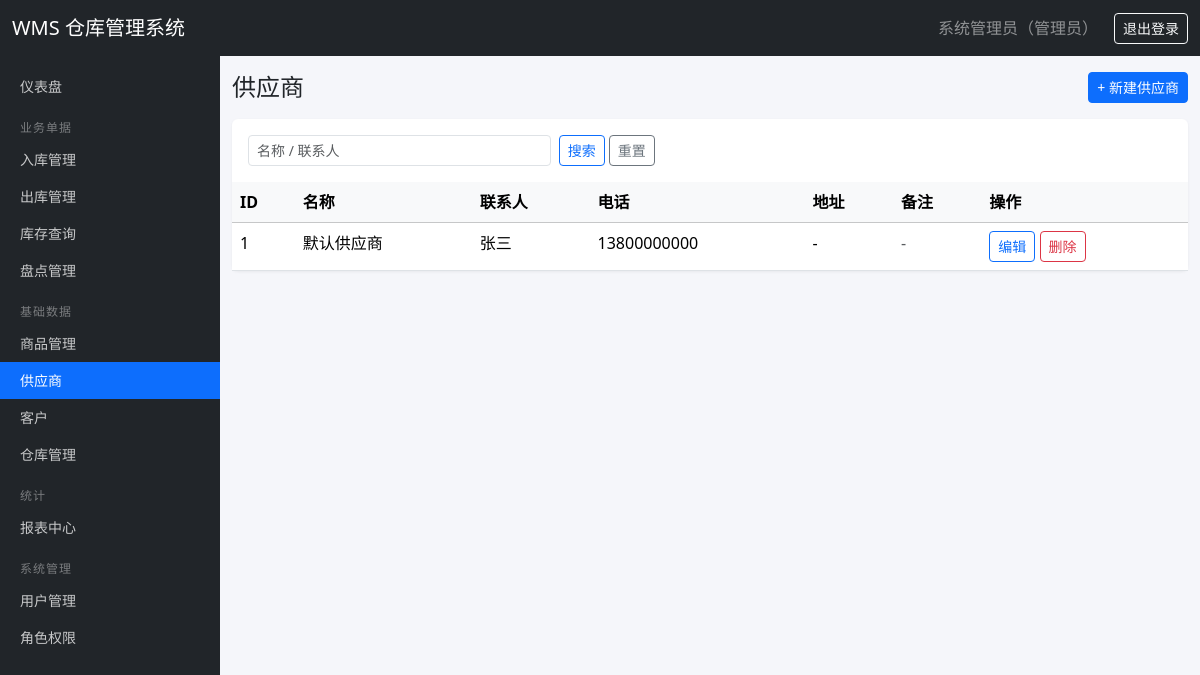
Screenshot of /suppliers/ (signed in) with the database file from the repository.
### tables this page shows
CREATE TABLE users (
    id INTEGER PRIMARY KEY AUTOINCREMENT,
    username TEXT UNIQUE NOT NULL,
    password_hash TEXT NOT NULL,
    real_name TEXT DEFAULT '',
    email TEXT DEFAULT '',
    phone TEXT DEFAULT '',
    is_active INTEGER DEFAULT 1,
    created_at TEXT DEFAULT (datetime('now', 'localtime'))
);

CREATE TABLE roles (
    id INTEGER PRIMARY KEY AUTOINCREMENT,
    name TEXT UNIQUE NOT NULL,
    description TEXT DEFAULT '',
    created_at TEXT DEFAULT (datetime('now', 'localtime'))
);

CREATE TABLE suppliers (
    id INTEGER PRIMARY KEY AUTOINCREMENT,
    name TEXT NOT NULL,
    contact TEXT DEFAULT '',
    phone TEXT DEFAULT '',
    address TEXT DEFAULT '',
    remark TEXT DEFAULT ''
);

### routes/supplier.py (the view)
@bp.route('/')
@permission_required('supplier:view')
def index():
    kw = request.args.get('kw', '').strip()
    if kw:
        suppliers = SupplierDAO.list('name LIKE ? OR contact LIKE ?', (f'%{kw}%', f'%{kw}%'))
    else:
        suppliers = SupplierDAO.list()
    return render_template('suppliers.html', suppliers=suppliers, kw=kw)

### auth.py (called while the page is built)
def load_user_permissions(user_id):
    rows = get_db().execute(
        '''SELECT DISTINCT p.code FROM permissions p
           JOIN role_permissions rp ON rp.permission_id = p.id
           JOIN user_roles ur ON ur.role_id = rp.role_id
           WHERE ur.user_id = ?''', (user_id,)).fetchall()
    return {r['code'] for r in rows}

@login_manager.user_loader
def load_user(user_id):
    row = get_db().execute('SELECT * FROM users WHERE id = ?', (user_id,)).fetchone()
    if row is None or not row['is_active']:
        return None
    return User(row, load_user_permissions(row['id']))

def permission_required(code):
    def decorator(view):
        @wraps(view)
        def wrapped(*args, **kwargs):
            if not current_user.is_authenticated:
                return login_manager.unauthorized()
            if not current_user.has_perm(code):
                abort(403)
            return view(*args, **kwargs)
        return wrapped
    return decorator

    @property
    def is_active(self):
        return self._active

    def has_perm(self, code):
        return code in self.permissions

    def role_names(self):
        rows = get_db().execute(
            '''SELECT r.name FROM roles r
               JOIN user_roles ur ON ur.role_id = r.id
               WHERE ur.user_id = ?''', (self.id,)).fetchall()
        return '、'.join(r['name'] for r in rows) or '未分配角色'

### dao.py (called while the page is built)
    @classmethod
    def list(cls, where='', params=(), order_by='id DESC'):
        sql = f'SELECT * FROM {cls.table}'
        if where:
            sql += f' WHERE {where}'
        if order_by:
            sql += f' ORDER BY {order_by}'
        return get_db().execute(sql, params).fetchall()

### db.py (called while the page is built)
def get_db():
    if 'db' not in g:
        g.db = sqlite3.connect(current_app.config['DATABASE'])
        g.db.row_factory = sqlite3.Row
        g.db.execute('PRAGMA foreign_keys = ON')
    return g.db

### templates/suppliers.html (shortened to what this page needs)
{% extends 'base.html' %}
{% block content %}
<div class="d-flex justify-content-between align-items-center mb-3">
  <h4 class="mb-0">供应商</h4>
  {% if current_user.has_perm('supplier:create') %}
  <a href="{{ url_for('supplier.create') }}" class="btn btn-primary btn-sm">+ 新建供应商</a>
  {% endif %}
</div>
<div class="card">
  <div class="card-body pb-0">
    <form method="get" class="row g-2 mb-3">
      <div class="col-md-4">
        <input type="text" name="kw" class="form-control form-control-sm" placeholder="名称 / 联系人" value="{{ kw }}">
      </div>
      <div class="col-md-2">
        <button type="submit" class="btn btn-sm btn-outline-primary">搜索</button>
        <a href="{{ url_for('supplier.index') }}" class="btn btn-sm btn-outline-secondary">重置</a>
      </div>
    </form>
  </div>
  <div class="card-body p-0">
    <table class="table table-hover mb-0">
      <thead class="table-light">
        <tr><th>ID</th><th>名称</th><th>联系人</th><th>电话</th><th>地址</th><th>备注</th><th>操作</th></tr>
      </thead>
      <tbody>
        {% for s in suppliers %}
        <tr>
          <td>{{ s['id'] }}</td>
          <td>{{ s['name'] }}</td>
          <td>{{ s['contact'] or '-' }}</td>
          <td>{{ s['phone'] or '-' }}</td>
          <td>{{ s['address'] or '-' }}</td>
          <td class="text-muted">{{ s['remark'] or '-' }}</td>
          <td class="text-nowrap">
            {% if current_user.has_perm('supplier:edit') %}
            <a href="{{ url_for('supplier.edit', sid=s['id']) }}" class="btn btn-sm btn-outline-primary">编辑</a>
            {% endif %}
            {% if current_user.has_perm('supplier:delete') %}
            <form method="post" action="{{ url_for('supplier.delete', sid=s['id']) }}" class="d-inline" onsubmit="return confirmDelete('确认删除供应商 {{ s['name'] }}？')">
              <button type="submit" class="btn btn-sm btn-outline-danger">删除</button>
            </form>
            {% endif %}
          </td>
        </tr>
        {% else %}
        <tr><td colspan="7" class="text-center text-muted py-3">暂无供应商</td></tr>
        {% endfor %}
      </tbody>
    </table>
  </div>
</div>
{% endblock %}

### templates/base.html (shortened to what this page needs)
<!doctype html>
<html lang="zh-CN">
<head>
  <link href="https://cdn.jsdelivr.net/npm/bootstrap@5.3.3/dist/css/bootstrap.min.css" rel="stylesheet">
  <link rel="stylesheet" href="{{ url_for('static', filename='css/style.css') }}">
</head>
<body>
<nav class="navbar navbar-dark bg-dark fixed-top">
  <div class="container-fluid">
    <a class="navbar-brand" href="{{ url_for('dashboard.index') }}">WMS 仓库管理系统</a>
    <div class="d-flex align-items-center text-white-50">
      {% if current_user.is_authenticated %}
        <span class="me-3">{{ current_user.real_name or current_user.username }}（{{ current_user.role_names() }}）</span>
        <a class="btn btn-sm btn-outline-light" href="{{ url_for('auth.logout') }}">退出登录</a>
      {% else %}
        <a class="btn btn-sm btn-outline-light" href="{{ url_for('auth.login') }}">登录</a>
      {% endif %}
    </div>
  </div>
</nav>
{% if current_user.is_authenticated %}
<nav class="sidebar">
  <ul class="nav flex-column">
    <li class="nav-item">
      <a class="nav-link {{ 'active' if request.blueprint == 'dashboard' }}" href="{{ url_for('dashboard.index') }}">仪表盘</a>
    </li>
    {% if current_user.has_perm('stock_in:view') or current_user.has_perm('stock_out:view') or current_user.has_perm('inventory:view') or current_user.has_perm('stock_check:view') %}
    <li class="menu-header">业务单据</li>
      {% if current_user.has_perm('stock_in:view') %}
      <li class="nav-item"><a class="nav-link {{ 'active' if request.blueprint == 'stock_in' }}" href="{{ url_for('stock_in.index') }}">入库管理</a></li>
      {% endif %}
      {% if current_user.has_perm('stock_out:view') %}
      <li class="nav-item"><a class="nav-link {{ 'active' if request.blueprint == 'stock_out' }}" href="{{ url_for('stock_out.index') }}">出库管理</a></li>
      {% endif %}
      {% if current_user.has_perm('inventory:view') %}
      <li class="nav-item"><a class="nav-link {{ 'active' if request.blueprint == 'inventory' }}" href="{{ url_for('inventory.index') }}">库存查询</a></li>
      {% endif %}
      {% if current_user.has_perm('stock_check:view') %}
      <li class="nav-item"><a class="nav-link {{ 'active' if request.blueprint == 'stock_check' }}" href="{{ url_for('stock_check.index') }}">盘点管理</a></li>
      {% endif %}
    {% endif %}
    {% if current_user.has_perm('product:view') or current_user.has_perm('supplier:view') or current_user.has_perm('customer:view') or current_user.has_perm('warehouse:view') %}
    <li class="menu-header">基础数据</li>
      {% if current_user.has_perm('product:view') %}
      <li class="nav-item"><a class="nav-link {{ 'active' if request.blueprint == 'product' }}" href="{{ url_for('product.index') }}">商品管理</a></li>
      {% endif %}
      {% if current_user.has_perm('supplier:view') %}
      <li class="nav-item"><a class="nav-link {{ 'active' if request.blueprint == 'supplier' }}" href="{{ url_for('supplier.index') }}">供应商</a></li>
      {% endif %}
      {% if current_user.has_perm('customer:view') %}
      <li class="nav-item"><a class="nav-link {{ 'active' if request.blueprint == 'customer' }}" href="{{ url_for('customer.index') }}">客户</a></li>
      {% endif %}
      {% if current_user.has_perm('warehouse:view') %}
      <li class="nav-item"><a class="nav-link {{ 'active' if request.blueprint == 'warehouse' }}" href="{{ url_for('warehouse.index') }}">仓库管理</a></li>
      {% endif %}
    {% endif %}
    {% if current_user.has_perm('report:view') %}
    <li class="menu-header">统计</li>
    <li class="nav-item"><a class="nav-link {{ 'active' if request.blueprint == 'report' }}" href="{{ url_for('report.index') }}">报表中心</a></li>
    {% endif %}
    {% if current_user.has_perm('user:view') or current_user.has_perm('role:view') %}
    <li class="menu-header">系统管理</li>
      {% if current_user.has_perm('user:view') %}
      <li class="nav-item"><a class="nav-link {{ 'active' if request.blueprint == 'user' }}" href="{{ url_for('user.index') }}">用户管理</a></li>
      {% endif %}
      {% if current_user.has_perm('role:view') %}
      <li class="nav-item"><a class="nav-link {{ 'active' if request.blueprint == 'role' }}" href="{{ url_for('role.index') }}">角色权限</a></li>
      {% endif %}
    {% endif %}
  </ul>
</nav>
{% endif %}
<main class="{{ 'with-sidebar' if current_user.is_authenticated else 'no-sidebar' }}">
  <div class="container-fluid py-3">
    {% block content %}{% endblock %}
  </div>
</main>
</body>
</html>

### static/css/style.css (style rules this page uses)
body { padding-top: 56px; background-color: #f5f6fa; }
.sidebar { position: fixed; top: 56px; left: 0; bottom: 0; width: 220px; background: #212529; overflow-y: auto; padding: 12px 0; z-index: 1000; }
.sidebar .nav-link { color: rgba(255, 255, 255, 0.75); padding: 8px 20px; font-size: 14px; }
.sidebar .nav-link.active { color: #fff; background: #0d6efd; }
.sidebar .menu-header { color: rgba(255, 255, 255, 0.4); font-size: 12px; padding: 14px 20px 4px; text-transform: uppercase; letter-spacing: 1px; }
main.with-sidebar { margin-left: 220px; }
.card { border: none; box-shadow: 0 1px 3px rgba(0, 0, 0, 0.06); }

### rows the page displays
users: real_name "系统管理员"
roles: role_names "管理员"
suppliers: id "1", name "默认供应商", contact "张三", phone "13800000000", address "-", remark "-"
